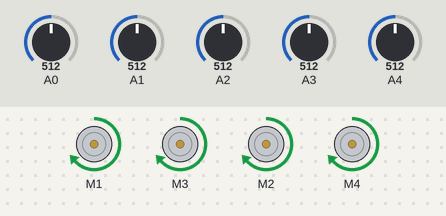
A sketch run on a simulated Arduino Uno, built with avr-gcc and run on an emulated ATmega328P. On the bench: 4 × DC motor (green arrow = forward, orange = backward, longer = faster). Inputs (shaded band) come from the test bench; at power-on: A0 = 512, A2 = 512, A1 = 512, A3 = 512, A4 = 512.

Above: at 1.2 s.
1.3 s: A0 set to 105
2.8 s: A0 set to 88
At 3.7 s:
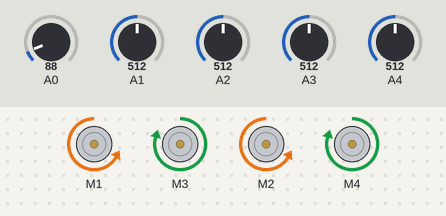
4.3 s: A0 set to 110
At 4.8 s:
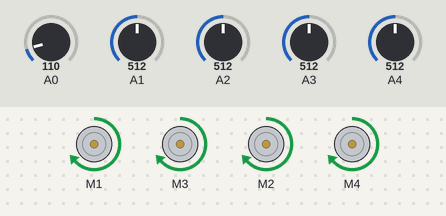
5.8 s: A2 set to 109
7.3 s: A2 set to 90
At 8.3 s:
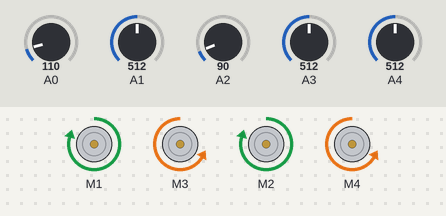
8.8 s: A2 set to 110
At 9.5 s:
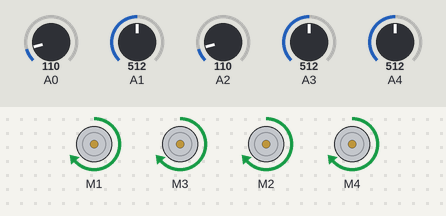
Timing chart, 0 to 11.3 s (numbered marks = the images above; inputs shaded):
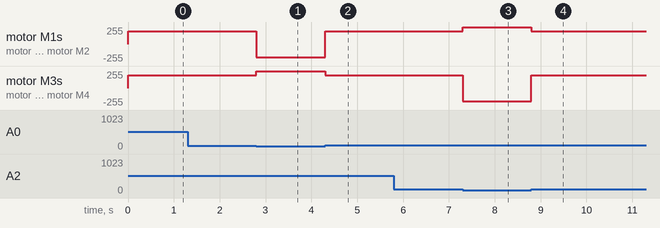

The sketch:

sketch_nov19a.ino
```cpp
#include <AFMotor.h>

AF_DCMotor motorDirFrente(1);
AF_DCMotor motorDirTras(2);
AF_DCMotor motorEsqFrente(3);
AF_DCMotor motorEsqTras(4);

void setup() {
  Serial.begin(9600);
}
void esquerda(){
  motorDirFrente.run(FORWARD);
  motorDirFrente.setSpeed(80);
  motorEsqFrente.run(BACKWARD);
  motorEsqFrente.setSpeed(255);
  motorDirTras.run(FORWARD);
  motorDirTras.setSpeed(80);
  motorEsqTras.run(BACKWARD);
  motorEsqTras.setSpeed(255);
}
void direita(){
  motorDirFrente.run(BACKWARD);
  motorDirFrente.setSpeed(80);
  motorEsqFrente.run(FORWARD);
  motorEsqFrente.setSpeed(255);
  motorDirTras.run(BACKWARD);
  motorDirTras.setSpeed(80);
  motorEsqTras.run(FORWARD);
  motorEsqTras.setSpeed(255);
}
void frente() {
  motorDirFrente.run(FORWARD);
  motorDirFrente.setSpeed(190);
  motorEsqFrente.run(FORWARD);
  motorEsqFrente.setSpeed(190);
  motorDirTras.run(FORWARD);
  motorDirTras.setSpeed(190);
  motorEsqTras.run(FORWARD);
  motorEsqTras.setSpeed(190);
}

void loop() {
  int valSensorEsq = analogRead(0);
  int valSensorFre = analogRead(1);
  int valSensorDir = analogRead(2);
  int valSensorDir2 = analogRead(4);
  int valSensorEsq2 = analogRead(3);

  if (valSensorEsq < 100 and valSensorDir > 100) {
    motorDirFrente.run(BACKWARD);
    motorDirFrente.setSpeed(200);
    motorEsqFrente.run(FORWARD);
    motorEsqFrente.setSpeed(250);
    motorDirTras.run(BACKWARD);
    motorDirTras.setSpeed(200);
    motorEsqTras.run(FORWARD);
    motorEsqTras.setSpeed(250);
  }
  else if (valSensorEsq > 100 and valSensorDir < 100) {
    motorDirFrente.run(FORWARD);
    motorDirFrente.setSpeed(250);
    motorEsqFrente.run(BACKWARD);
    motorEsqFrente.setSpeed(200);
    motorDirTras.run(FORWARD);
    motorDirTras.setSpeed(250);
    motorEsqTras.run(BACKWARD);
    motorEsqTras.setSpeed(200);
  }

  else if(valSensorEsq > 100 and valSensorDir > 100) {
    frente();
  }
    else {
    frente();
  }
  while ((( valSensorDir > 100 || valSensorFre > 100)) and valSensorEsq < 100 and valSensorDir2 < 100 and valSensorEsq2 < 100){
direita ();
delay(1500);
  }

  while ((( valSensorEsq > 100 || valSensorFre > 100)) and valSensorDir < 100 and valSensorDir2 < 100 and valSensorEsq2 < 100){
 esquerda();
 delay(1500);
  }

}
```

Measured:
- the behaviour switches between 100 and 99 on A0 (found by bisection; images 0 and 1)
- the behaviour switches between 100 and 99 on A2 (found by bisection; images 2 and 3)
- after the input at 1.3 s, every drawn part: stays the same
- after the input at 2.8 s, motor M1, motor M2: forward 190/255 → backward 200/255 at once; motor M3, motor M4: forward 190/255 → forward 250/255 at once
- after the input at 4.3 s, motor M1, motor M2: backward 200/255 → forward 190/255 at once; motor M3, motor M4: forward 250/255 → forward 190/255 at once
- after the input at 5.8 s, every drawn part: stays the same
- after the input at 7.3 s, motor M1, motor M2: forward 190/255 → forward 250/255 at once; motor M3, motor M4: forward 190/255 → backward 200/255 at once
- after the input at 8.8 s, motor M1, motor M2: forward 250/255 → forward 190/255 at once; motor M3, motor M4: backward 200/255 → forward 190/255 at once
